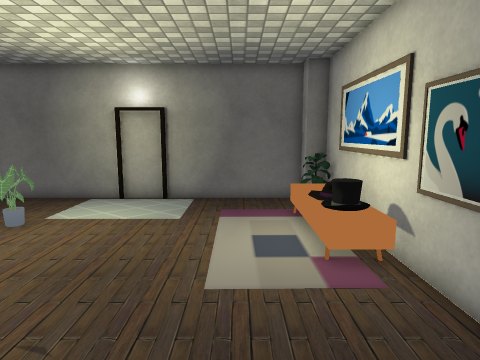
[1] (above)

13 first-person views from a walk through a scene from a Unity 3-D project. The camera is 1.5 m above the floor, tilts 8° down and sees 75° across. The floor is counted in squares, 0.5 m on a side. Each view is taken from the middle of a square. On the plan, view 1 faces up. The plan holds only what a view shows up to about 20 squares ahead; the rest is blank. The place goes on beyond the plan. The player is left out. Some animated figures are left out. Door leaves are left out, so doorways stand open. Some surface patterns are stand-ins.

[2]
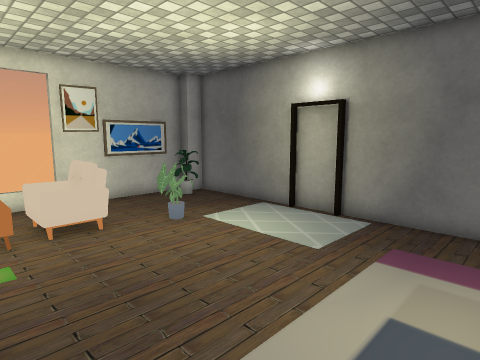

[3]
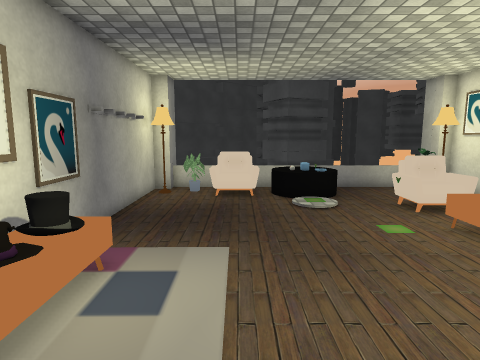

[4]
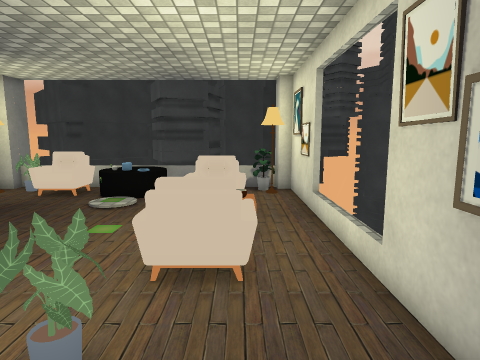

[5]
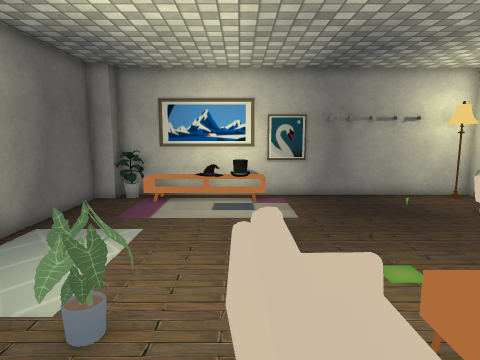

[6]
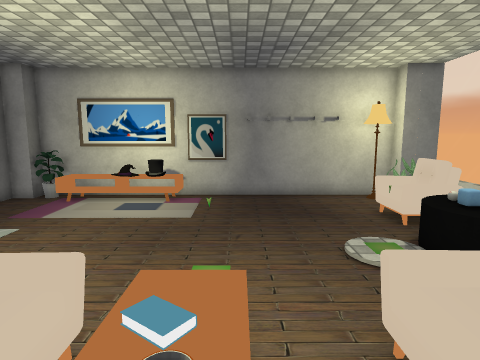

[7]
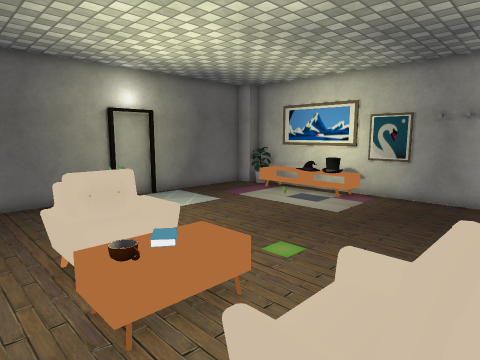

[8]
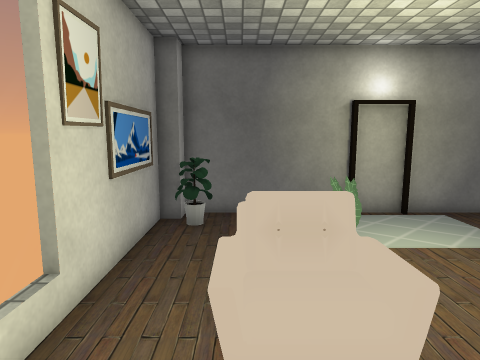

[9]
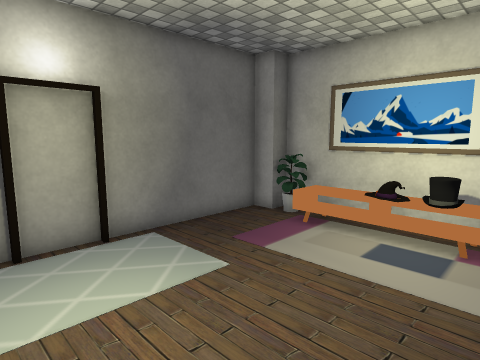

[10]
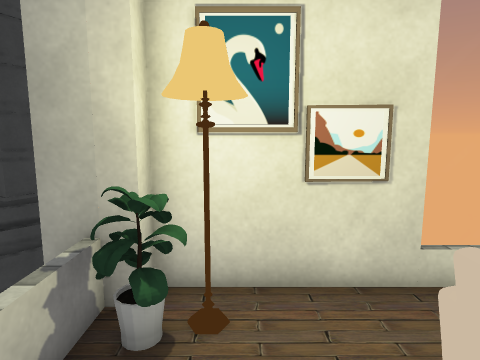

[11]
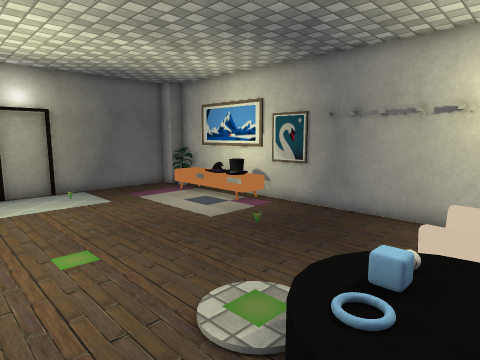

[12]
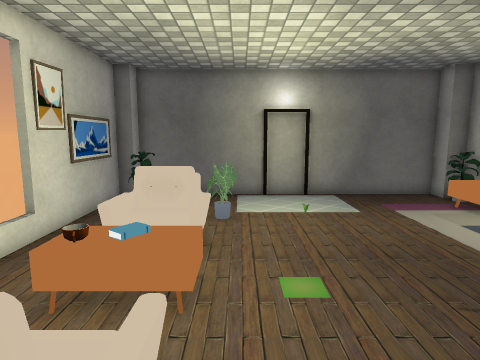

[13]
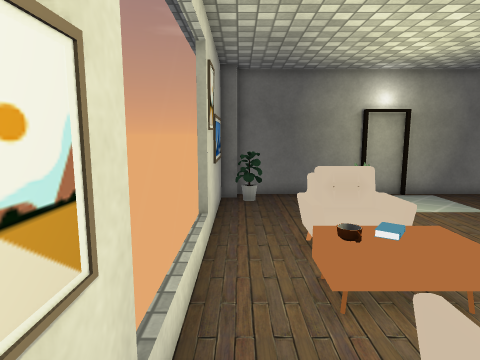

### Floor plan
Points are (right, up) in squares from view 1. A wall is a line through its corners. A room is listed if a view was taken in it or the views show most of it. See-through windows are left out.
Room 1 (views 1, 2, 3, 4, 5, 6, 7, 8, 9, 10, 11, 12, 13)
walls: (3.9, 11.4) (3.9, 14.1) (3, 14.1) (3, 15.1) (-12.2, 15.1) (-12.2, 14.1) (-12.9, 14.1) (-12.9, -3.7); (3.9, -3.7) (3.9, 7.6)
low walls: (-10.5, -4.4) (3, -4.4)
ways out: open door at (-4.5, 15)
objects: other object (-11, 14); other object (-10, 0) to (-8, 1); other object (-10, 4) to (-10, 5); other object (-10, 6) to (-8, 8); other object (-9, 4) to (-8, 5); other object (-9, 5); other object (-8, 10); other object (-6, -2) to (-3, -1); other object (-6, 5); other object (-4, 0); other object (-1, -3) to (1, -2); other object (1, -3); other object (2, 7) to (3, 13); other object (3, 13)
Room 2 (no view inside)
walls: (-12.2, -3.7) (-12.2, -5.5)
low walls: (-12.2, -4.4) (-10.5, -4.4)
objects: other object (-11, -4)

Where each view was taken, in squares from view 1:
view 1: 0 up, 0 right, facing up
view 2: 4 up, 2 right, facing up-left
view 3: 14 up, 1 left, facing down
view 4: 14 up, 10 left, facing down
view 5: 8 up, 12 left, facing right
view 6: 4 up, 12 left, facing right
view 7: 0 up, 12 left, facing up-right
view 8: 3 up, 10 left, facing up
view 9: 6 up, 7 left, facing up-right
view 10: 2 down, 7 left, facing left
view 11: 3 down, 8 left, facing up-right
view 12: 1 down, 7 left, facing up
view 13: 1 down, 12 left, facing up
